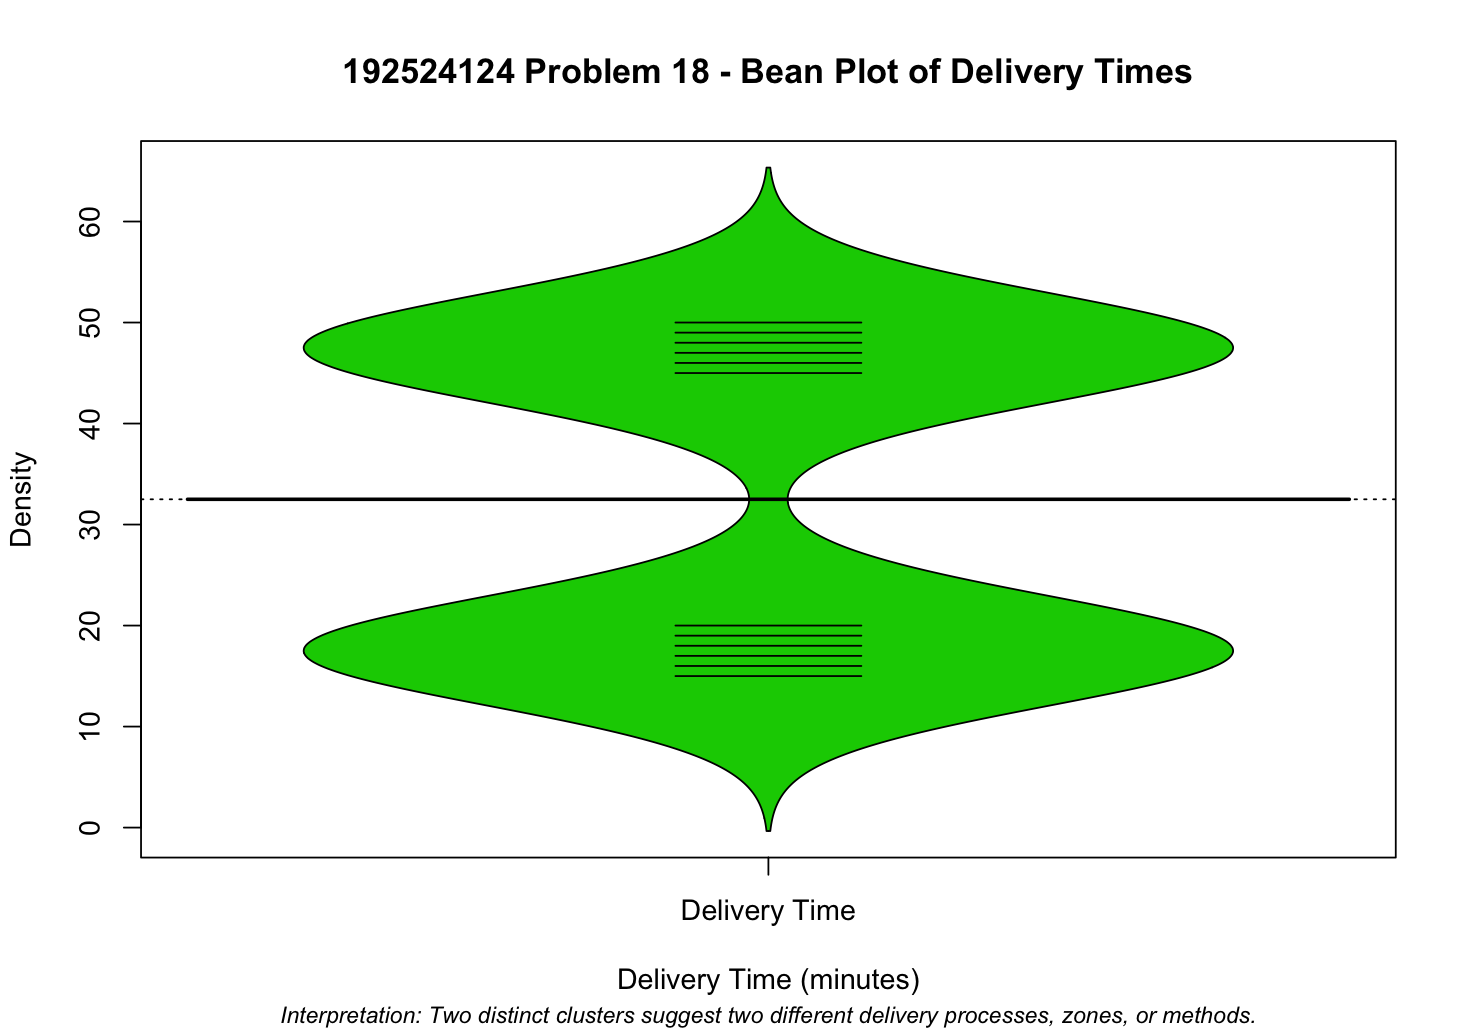

Recreate this plot in R.
# Problem 18 - Bean Plot of Delivery Times

library(beanplot)

delivery_times <- c(
  15, 16, 17, 18, 19, 20,
  45, 46, 47, 48, 49, 50
)

beanplot(
  delivery_times,
  col = "green3",
  border = "black",
  what = c(1, 1, 1, 1),
  names = "Delivery Time",
  main = "192524124 Problem 18 - Bean Plot of Delivery Times",
  xlab = "Delivery Time (minutes)",
  ylab = "Density"
)

mtext(
  "Interpretation: Two distinct clusters suggest two different delivery processes, zones, or methods.",
  side = 1,
  line = 4,
  cex = 0.8,
  font = 3
)
